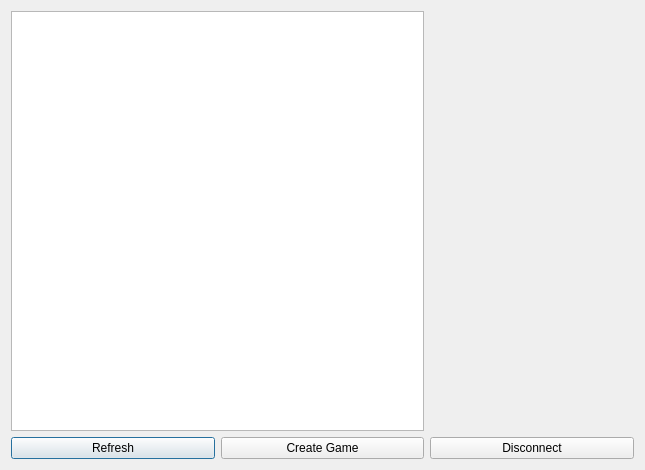
<?xml version="1.0" encoding="UTF-8"?>
<ui version="4.0">
 <class>AppWindow</class>
 <widget class="QDialog" name="AppWindow">
  <property name="geometry">
   <rect>
    <x>0</x>
    <y>0</y>
    <width>645</width>
    <height>470</height>
   </rect>
  </property>
  <property name="windowTitle">
   <string>Dialog</string>
  </property>
  <layout class="QGridLayout" name="gridLayout_2">
   <item row="0" column="0" colspan="2">
    <widget class="QListWidget" name="listWidget_test"/>
   </item>
   <item row="1" column="0">
    <widget class="QPushButton" name="pushButton_refresh">
     <property name="text">
      <string>Refresh</string>
     </property>
    </widget>
   </item>
   <item row="1" column="1">
    <widget class="QPushButton" name="pushButton_create">
     <property name="text">
      <string>Create Game</string>
     </property>
    </widget>
   </item>
   <item row="1" column="2">
    <widget class="QPushButton" name="pushButton_disconnect">
     <property name="text">
      <string>Disconnect</string>
     </property>
    </widget>
   </item>
  </layout>
 </widget>
 <resources/>
 <connections/>
</ui>
